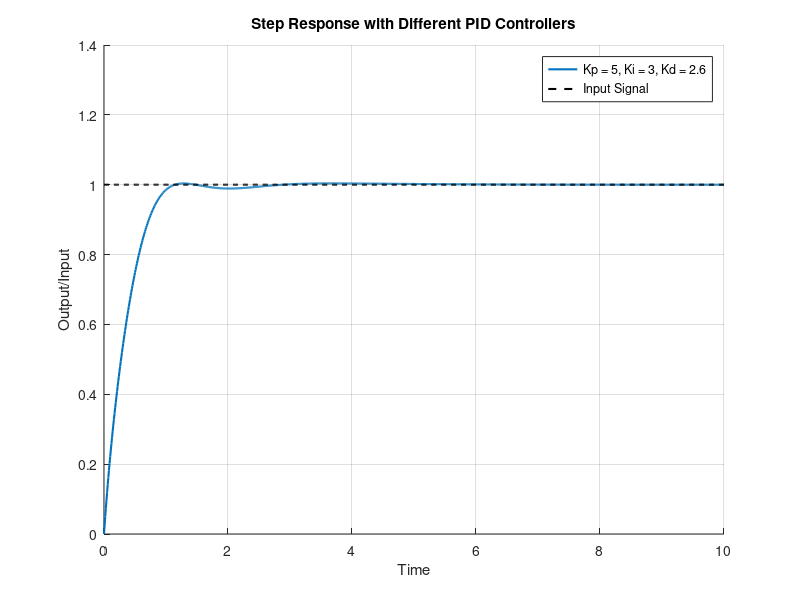

Source code (MATLAB):
clc;
% 定义传递函数
num = [1 7 24];
den = [1 10 35 50 24];
sys = tf(num, den);

% 设计PID控制器参数
Kp = [10, 20, 5];  % 比例增益
Ki = [3, 10, 1];    % 积分增益
Kd = [2, 2.6, 1];    % 微分增益

% 设置仿真时间
t = 0:0.01:10;

% 阶跃输入信号
u = ones(size(t));

% 创建画布
figure;

% 绘制PID控制器对比曲线
hold on;
% 创建PID控制器
controller = pid(Kp(3), Ki(1), Kd(2));
% 进行PID控制
sys_with_controller = feedback(controller * sys, 1);
% 仿真
[y, ~] = lsim(sys_with_controller, u, t);
% 绘制结果
plot(t, y, 'LineWidth', 1.5);
% for i = 1:3
%     % 创建PID控制器
%     controller = pid(Kp(3), Ki(1), Kd(i));
%     % 进行PID控制
%     sys_with_controller = feedback(controller * sys, 1);
%     % 仿真
%     [y, ~] = lsim(sys_with_controller, u, t);
%     % 绘制结果
%     plot(t, y, 'LineWidth', 1.5);
% end

% 绘制输入信号
plot(t, u, 'k--', 'LineWidth', 1.5);

% 添加标签和图例
xlabel('Time');
ylabel('Output/Input');
title('Step Response with Different PID Controllers');
% legend('Kp = 5, Ki = 3, Kd = 2', 'Kp = 5, Ki = 3, Kd = 10', 'Kp = 5, Ki = 3, Kd = 1', 'Input Signal');
legend('Kp = 5, Ki = 3, Kd = 2.6', 'Input Signal');
grid on;
hold off;
